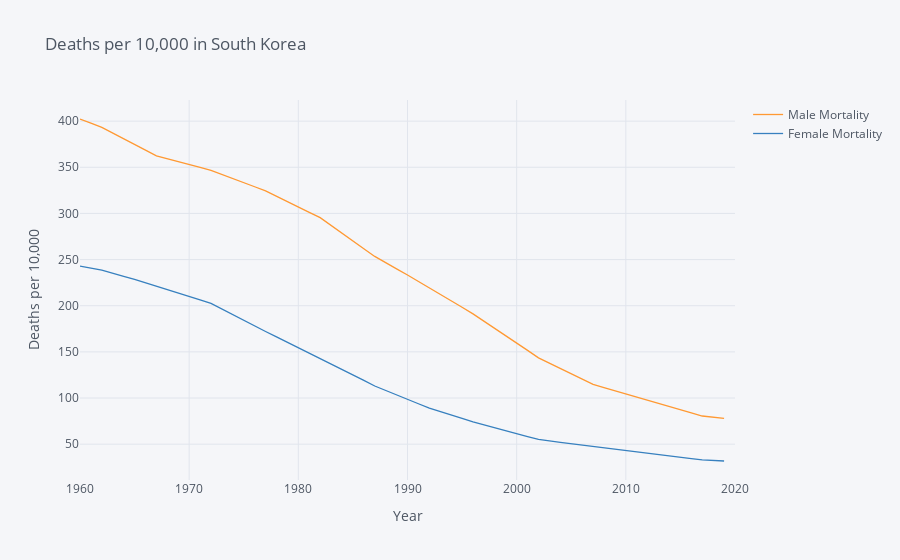

The notebook cell this image was saved under:
### Markdown cell above
##### Mortality Rate

We wanted to see the mortality rate between the two countries over time, because we suspected that North Korea's famine had a profound effect on deaths. Looking at the two graphs, we can see that on average, North Korea has always had a higher mortality rate than South Korea, and the spike in the mid-1990s certainly makes correlates with the famine deaths we researched.

### Code cell
sk = data.query("country=='Korea, Rep.'")
sk.index = sk.index.droplevel('country')

# Drop country index for World data
#sk.index = sk.index.droplevel('country')

sk[["Male Mortality","Female Mortality"]].iplot(title="Deaths per 10,000 in South Korea",yTitle="Deaths per 10,000",xTitle='Year')

### Figure 1 — Plotly figure (JSON) as saved in the notebook; plotly's stock layout.template omitted (floating-point values rounded to 4 significant figures)
{"data": [{"line": {"color": "rgba(255, 153, 51, 1.0)", "dash": "solid", "shape": "linear", "width": 1.3}, "mode": "lines", "name": "Male Mortality", "text": "", "type": "scatter", "x": [2020, 2019, 2018, 2017, 2016, 2015, 2014, 2013, 2012, 2011, 2010, 2009, 2008, 2007, 2006, 2005, 2004, 2003, 2002, 2001, 2000, 1999, 1998, 1997, 1996, 1995, 1994, 1993, 1992, 1991, 1990, 1989, 1988, 1987, 1986, 1985, 1984, 1983, 1982, 1981, 1980, 1979, 1978, 1977, 1976, 1975, 1974, 1973, 1972, 1971, 1970, 1969, 1968, 1967, 1966, 1965, 1964, 1963, 1962, 1961, 1960], "y": ["", 78.02, 79.27, 80.51, 83.86, 87.2, 90.55, 93.9, 97.24, 100.8, 104.3, 107.8, 111.3, 114.8, 120.6, 126.3, 132.0, 137.8, 143.5, 151.6, 159.7, 167.8, 175.9, 184.0, 191.2, 198.3, 205.5, 212.6, 219.8, 226.5, 233.2, 240.0, 246.7, 253.4, 261.8, 270.2, 278.6, 287.0, 295.4, 301.2, 307.0, 312.8, 318.6, 324.4, 328.9, 333.4, 337.8, 342.3, 346.8, 349.9, 353.0, 356.2, 359.3, 362.5, 368.6, 374.7, 380.9, 387.0, 393.1, 397.7, 402.3]}, {"line": {"color": "rgba(55, 128, 191, 1.0)", "dash": "solid", "shape": "linear", "width": 1.3}, "mode": "lines", "name": "Female Mortality", "text": "", "type": "scatter", "x": [2020, 2019, 2018, 2017, 2016, 2015, 2014, 2013, 2012, 2011, 2010, 2009, 2008, 2007, 2006, 2005, 2004, 2003, 2002, 2001, 2000, 1999, 1998, 1997, 1996, 1995, 1994, 1993, 1992, 1991, 1990, 1989, 1988, 1987, 1986, 1985, 1984, 1983, 1982, 1981, 1980, 1979, 1978, 1977, 1976, 1975, 1974, 1973, 1972, 1971, 1970, 1969, 1968, 1967, 1966, 1965, 1964, 1963, 1962, 1961, 1960], "y": ["", 31.76, 32.34, 32.92, 34.34, 35.77, 37.19, 38.62, 40.04, 41.43, 42.83, 44.22, 45.61, 47.0, 48.64, 50.28, 51.92, 53.56, 55.2, 58.27, 61.33, 64.39, 67.45, 70.51, 74.2, 77.89, 81.58, 85.27, 88.96, 93.78, 98.59, 103.4, 108.2, 113.0, 119.0, 125.1, 131.1, 137.1, 143.1, 148.9, 154.7, 160.5, 166.2, 172.0, 178.2, 184.3, 190.4, 196.5, 202.6, 206.4, 210.2, 214.0, 217.8, 221.7, 225.1, 228.5, 231.9, 235.3, 238.7, 240.8, 242.9]}], "layout": {"legend": {"bgcolor": "#F5F6F9", "font": {"color": "#4D5663"}}, "paper_bgcolor": "#F5F6F9", "plot_bgcolor": "#F5F6F9", "title": {"font": {"color": "#4D5663"}, "text": "Deaths per 10,000 in South Korea"}, "xaxis": {"gridcolor": "#E1E5ED", "showgrid": true, "tickfont": {"color": "#4D5663"}, "title": {"font": {"color": "#4D5663"}, "text": "Year"}, "zerolinecolor": "#E1E5ED"}, "yaxis": {"gridcolor": "#E1E5ED", "showgrid": true, "tickfont": {"color": "#4D5663"}, "title": {"font": {"color": "#4D5663"}, "text": "Deaths per 10,000"}, "zerolinecolor": "#E1E5ED"}}}
